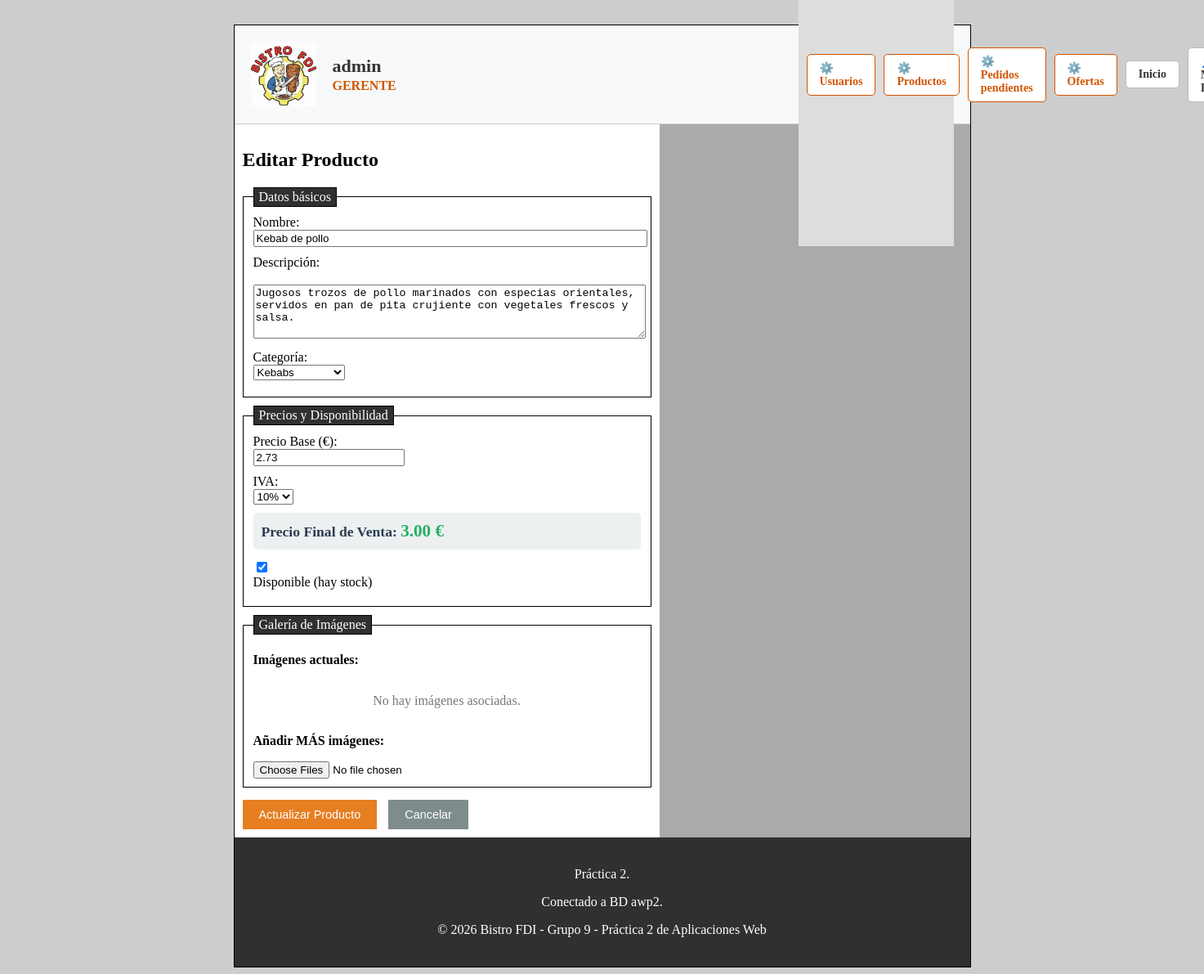
The page /admin/editar_producto.php?id=1 (signed in) on the database as committed earlier.
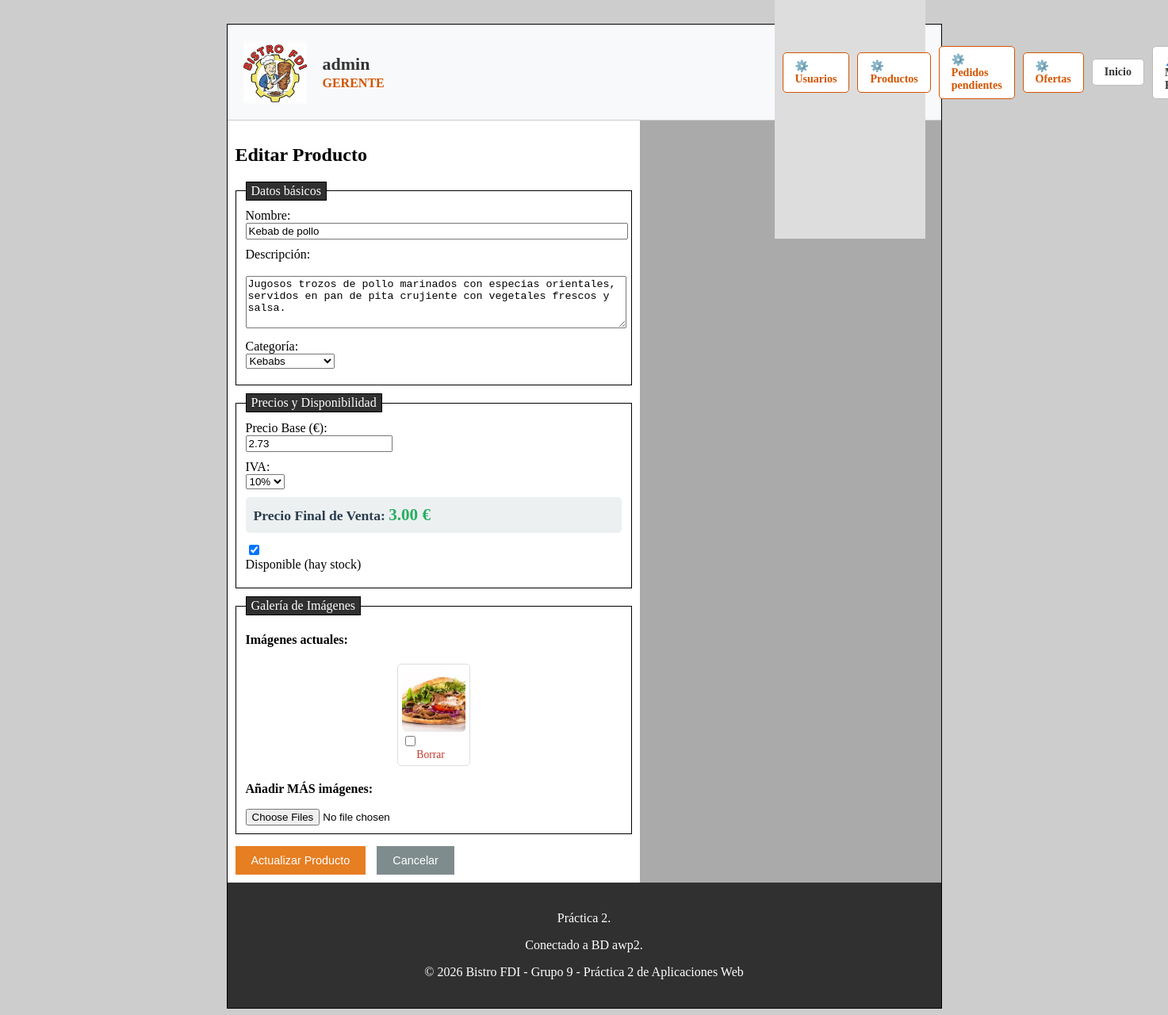
The same page on the database as committed later.
### tables this page shows
CREATE TABLE `producto_imagenes` (
  `id` int(11) NOT NULL,
  `id_producto` int(11) NOT NULL,
  `ruta_imagen` varchar(255) NOT NULL
);

### includes/clases/productos/Producto.php (called while the page is built, shortened)
<?php
class Producto
{
    private $imagenes;
    private function __construct($id, $nombre, $descripcion, $id_categoria, $nombre_categoria, $precio_base, $iva, $disponible, $ofertado, $imagen_principal, $imagenes = [])
    {
        $this->imagenes = $imagenes;
    }
    public function getImagenes() { return $this->imagenes; }
    public static function buscaProducto($id)
    {
        $conn = Aplicacion::getInstance()->getConexionBd();
        $stmt = $conn->prepare("SELECT p.*, c.nombre AS nombre_categoria FROM productos p JOIN categorias c ON p.id_categoria = c.id WHERE p.id = ?");
        $stmt->bind_param("i", $id);
        $stmt->execute();
        $row = $stmt->get_result()->fetch_assoc();
        if ($row) {
            $stmt_img = $conn->prepare("SELECT id, ruta_imagen FROM producto_imagenes WHERE id_producto = ? ORDER BY id ASC");
            $stmt_img->bind_param("i", $id);
            $stmt_img->execute();
            $result_img = $stmt_img->get_result();
            $imagenes = [];
            while ($img = $result_img->fetch_assoc()) {
                $imagenes[] = $img;
            }
            return new Producto(
                $row['id'], $row['nombre'], $row['descripcion'], $row['id_categoria'],
                $row['nombre_categoria'], $row['precio_base'], $row['iva'],
                $row['disponible'], $row['ofertado'], $imagenes[0]['ruta_imagen'] ?? null, $imagenes
            );
        }
        return false;
    }
}

### admin/editar_producto.php (the view, shortened to what the changed rows need)
<?php
$id = $_GET['id'] ?? null;
$producto = Producto::buscaProducto($id);
$categorias = Producto::listaCategorias();
$opcionesCategoria = "";
foreach ($categorias as $cat) {
    $selected = ($cat['id'] == $producto->getIdCategoria()) ? "selected" : "";
    $opcionesCategoria .= "<option value='{$cat['id']}' $selected>{$cat['nombre']}</option>";
}
$ivaOpciones = "";
foreach ([4, 10, 21] as $tipoIva) {
    $selected = ($producto->getIva() == $tipoIva) ? "selected" : "";
    $ivaOpciones .= "<option value='$tipoIva' $selected>$tipoIva%</option>";
}
$checkedDisponible = $producto->getDisponible() ? "checked" : "";
$galeriaHTML = "<div style='display:flex; gap: 15px; flex-wrap: wrap; margin-bottom: 10px;'>";
$imagenesActuales = $producto->getImagenes();
if (!empty($imagenesActuales)) {
    foreach ($imagenesActuales as $img) {
        $galeriaHTML .= "
        <div style='text-align: center; background: #fff; padding: 5px; border: 1px solid #ddd; border-radius: 5px;'>
            <img src='../img/productos/{$img['ruta_imagen']}' width='80' height='80' style='object-fit:cover; border-radius: 5px; display: block; margin-bottom: 5px;'>
            <label style='font-size: 0.85em; color: #c0392b; cursor: pointer;'>
                <input type='checkbox' name='eliminar_imagenes[]' value='{$img['id']}'> Borrar
            </label>
        </div>";
    }
} else {
    $galeriaHTML .= "<p style='color:#777;'>No hay imágenes asociadas.</p>";
}
$galeriaHTML .= "</div>";
$mensaje = "";
$contenidoPrincipal = "
    <h1>Editar Producto</h1>
    {$mensaje}
    <form action='../productos/admin_editar_producto.php' method='POST' enctype='multipart/form-data'>
        <input type='hidden' name='id' value='{$producto->getId()}'>
                <input type='text' name='nombre' value='" . htmlspecialchars($producto->getNombre()) . "' required style='width: 100%;'>
                <textarea name='descripcion' required rows='4' style='width: 100%;'>" . htmlspecialchars($producto->getDescripcion()) . "</textarea>
                    {$opcionesCategoria}
                <input type='number' name='precio_base' id='precio_base' value='{$producto->getPrecioBase()}' step='0.01' min='0' required>
                    {$ivaOpciones}
                    <input type='checkbox' name='disponible' value='1' {$checkedDisponible}>
        <fieldset style='margin-top:10px;'>
            {$galeriaHTML}
        </fieldset>
    </form>
";
require RAIZ_APP . '/vistas/plantillas/plantilla.php';

Rows that differ between the two databases and show on the page:
added producto_imagenes: ruta_imagen (picture)
Other text that changed with them:
text no longer shown: "No hay imágenes asociadas."
